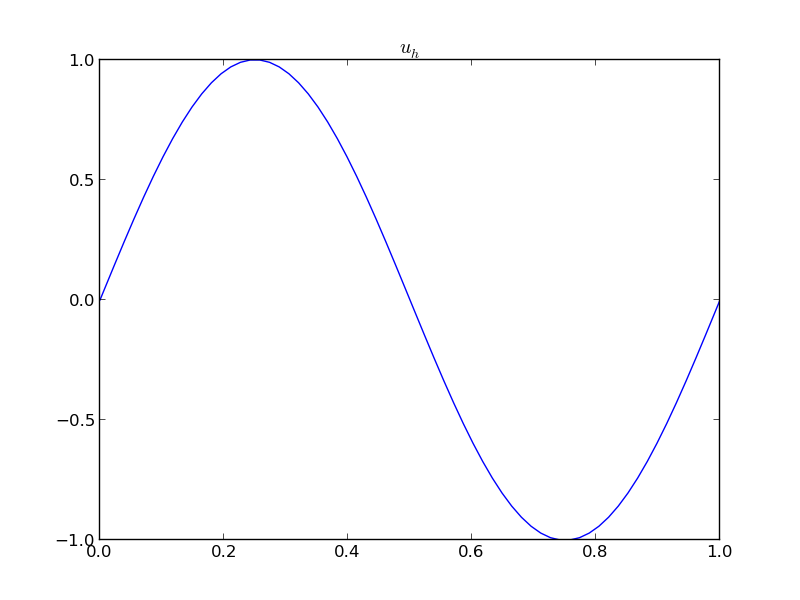

Recreate this plot in Python.
#! /usr/bin/python

# ...
try:
    from matplotlib import pyplot as plt
    PLOT=True
except ImportError:
    PLOT=False
# ...
import numpy                as np
from igakit.cad_geometry import line as domain
from pigasus.gallery.poisson import *
import sys
import inspect
filename = inspect.getfile(inspect.currentframe()) # script filename (usually with path)

# ...
sin = np.sin ; pi = np.pi
# ...

# ...
kx = 2. * pi

# ... exact solution
u = lambda x : [sin ( kx * x )]
# ... rhs
f = lambda x : [( kx**2) * sin ( kx * x )]

#-----------------------------------
nx      = 63
px      = 2
AllDirichlet = True

geo = domain(n=[nx],p=[px])
#-----------------------------------


# ...
try:
    bc_dirichlet
except NameError:
    bc_dirichlet = None
else:
    pass

try:
    bc_neumann
except NameError:
    bc_neumann = None
else:
    pass

try:
    AllDirichlet
except NameError:
    AllDirichlet = None
else:
    pass

try:
    Dirichlet
except NameError:
    Dirichlet = None
else:
    pass

try:
    Metric
except NameError:
    Metric = None
else:
    pass
# ...

# ...
PDE = poisson(geometry=geo, bc_dirichlet=bc_dirichlet, bc_neumann=bc_neumann,
              AllDirichlet=AllDirichlet, Dirichlet=Dirichlet,metric=Metric)
# ...

# ...
PDE.assembly(f=f)
PDE.solve()
# ...

# ...
normU = PDE.norm(exact=u)
print "norm U   = ", normU
# ...

# ...
if PLOT:
    PDE.plot()  ; plt.title('$u_h$')
    plt.savefig(filename.split('.py')[0]+'.png', format='png')
    plt.clf()
# ...

PDE.free()
